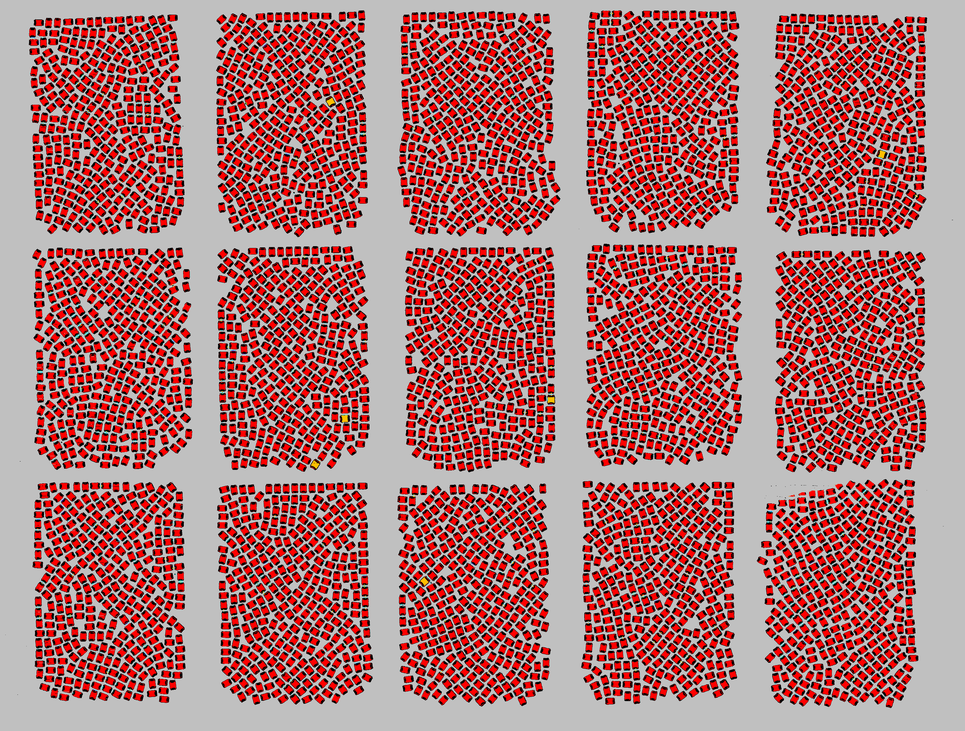
#> input picture backend/src/tests/assets/csam_img/1.png, 965 x 731 px, shrunk from 3224 x 2444 before the run
$ python -i batch_process.py   (imports and definitions only)
#> lines starting #> are read from the running program, lines starting #| are printed output that depends on the picture; after the words box and inside, x2 and y2 are one past the last pixel; in counts of white or black regions, pixels touching at a corner belong together
#> further down, picture is the input picture: shape (731, 965, 3); mean B, G, R 115.4, 115.4, 172.4
import cv2
import numpy as np


# [21 lines left out: function mask, not called in this run]


def mask_batch(img):
    """
    Parameters
    ----------
    img : numpy array
        Image to mask out background

    Returns
    -------
    morph
        A masked image of non background
    """
    gray = cv2.cvtColor(img, cv2.COLOR_BGR2GRAY)
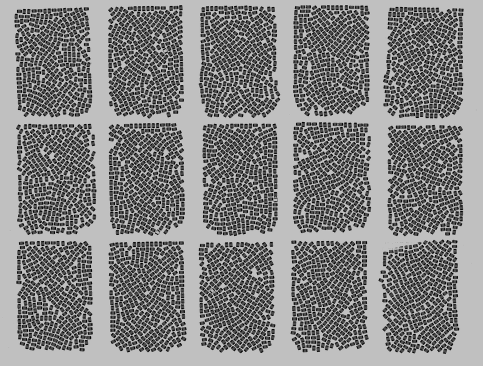
#> gray: shape (731, 965) (shown at 1/2 size); min 0, max 232, mean 132.4
    blur = cv2.blur(gray, (27, 27))
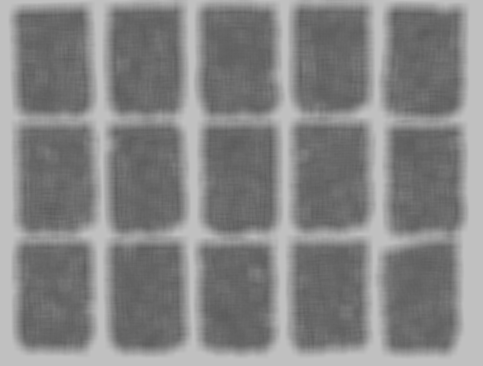
#> blur: shape (731, 965) (shown at 1/2 size); min 91, max 192, mean 132.4
    th, ret = cv2.threshold(blur, 150, 255, cv2.THRESH_BINARY_INV)
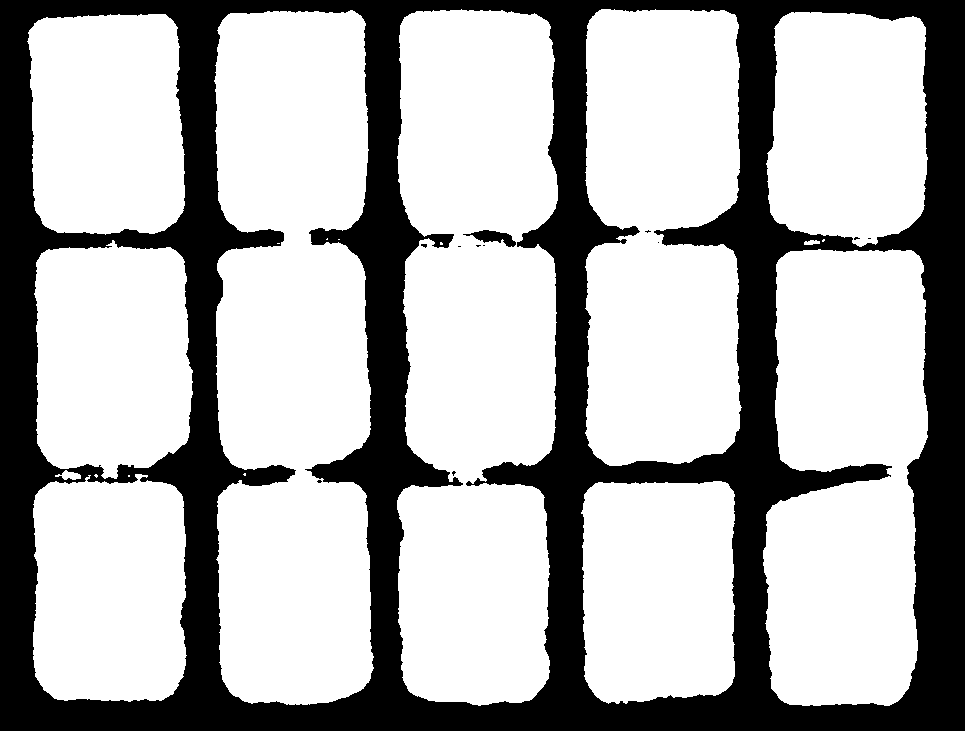
#> ret: shape (731, 965); 68.8% white; 12 black regions (10 under 20 px), largest, box (x1, y1, x2, y2) and area: (0, 0, 965, 731) 219406, (463, 230, 516, 247) 418
    # Merge neighbouring chips to form a huge blob mask
    morph = cv2.morphologyEx(ret, cv2.MORPH_CLOSE, np.ones((11, 35), np.uint8))
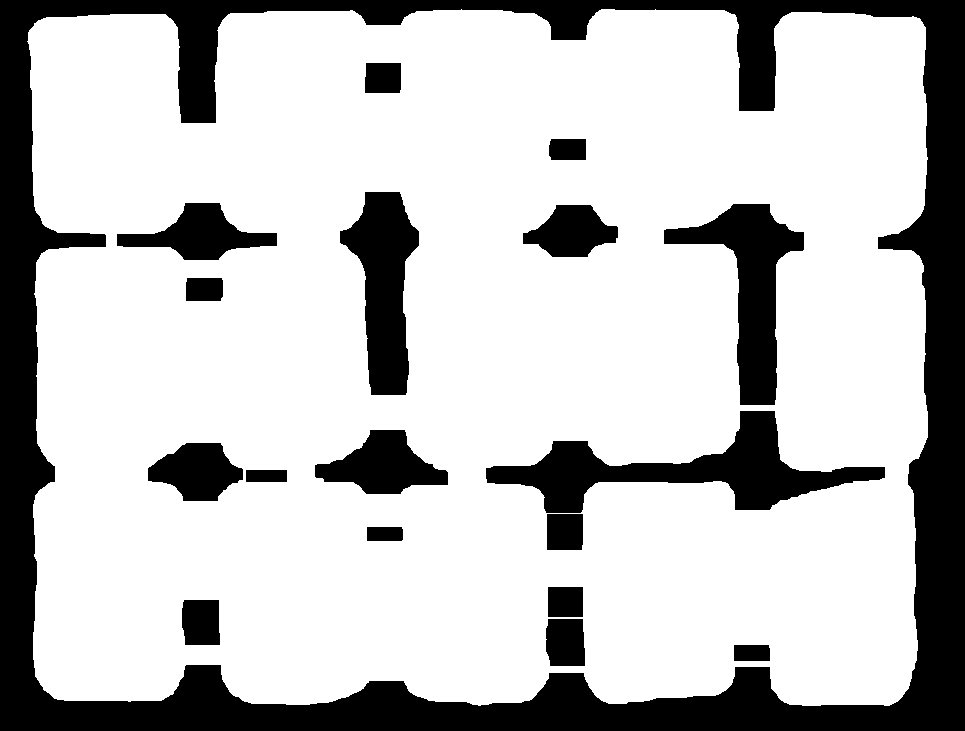
#> morph: shape (731, 965); 75.7% white; 18 black regions, largest, box (x1, y1, x2, y2) and area: (0, 0, 965, 731) 112777, (486, 411, 885, 513) 13694, (664, 204, 804, 405) 9992
    # Erode to prevent merging between batches
    morph = cv2.morphologyEx(morph, cv2.MORPH_ERODE, np.ones((3, 3), np.uint8))
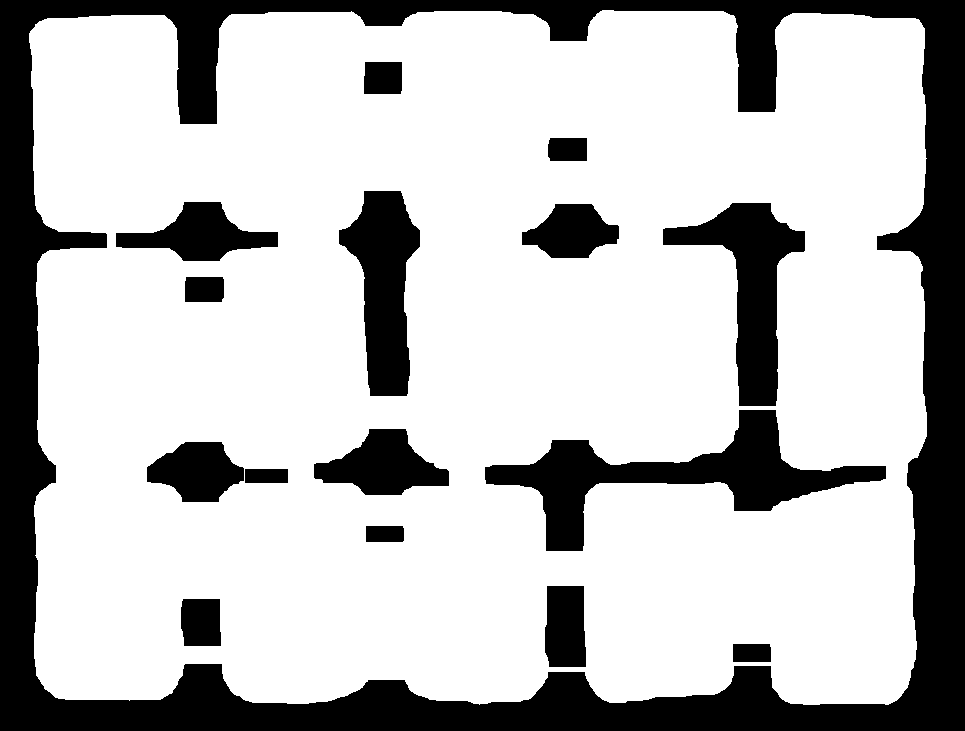
#> morph: shape (731, 965); 74.3% white; 16 black regions, largest, box (x1, y1, x2, y2) and area: (0, 0, 965, 731) 117117, (485, 410, 886, 551) 16226, (663, 203, 805, 406) 10690

    return morph


# [63 lines left out: functions find_batch, find_batch_no, not called in this run]

>>> import cv2
>>> picture = cv2.imread('../../../tests/assets/csam_img/1.png')
>>> result = mask_batch(picture)

$ run again, on backend/src/tests/assets/csam_img/2.png
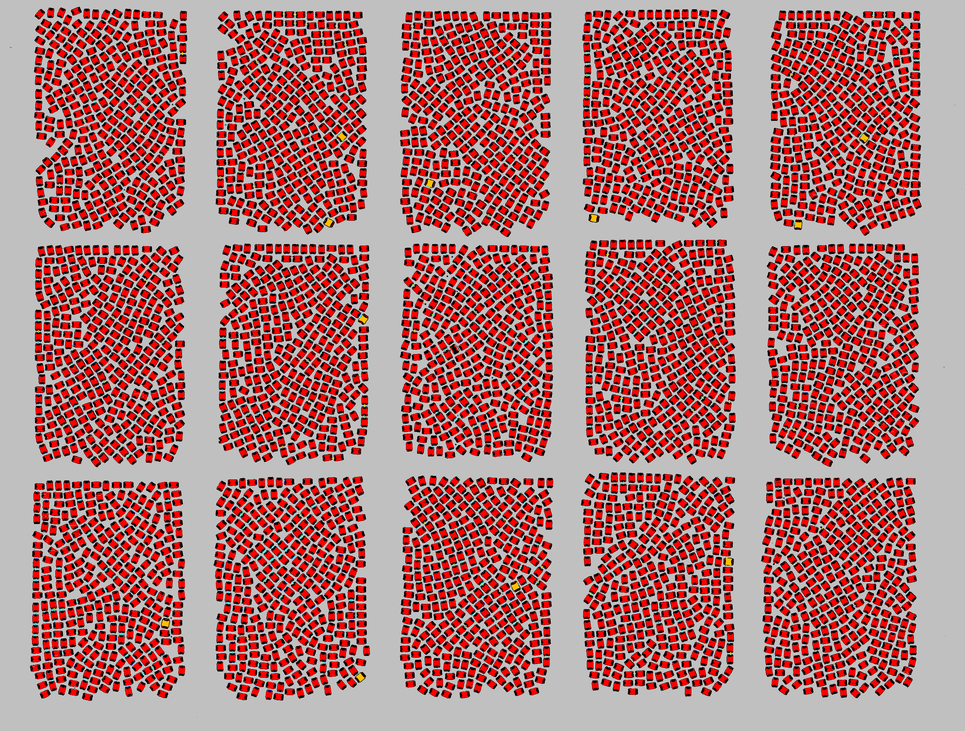
#> input picture backend/src/tests/assets/csam_img/2.png, 965 x 731 px, shrunk from 3224 x 2444 before the run
#> picture is the input picture: shape (731, 965, 3); mean B, G, R 116, 116.1, 172.6
#> in mask_batch, `th, ret = cv2.threshold(blur, 150, 255, cv2.THRESH_BINARY_INV)`:
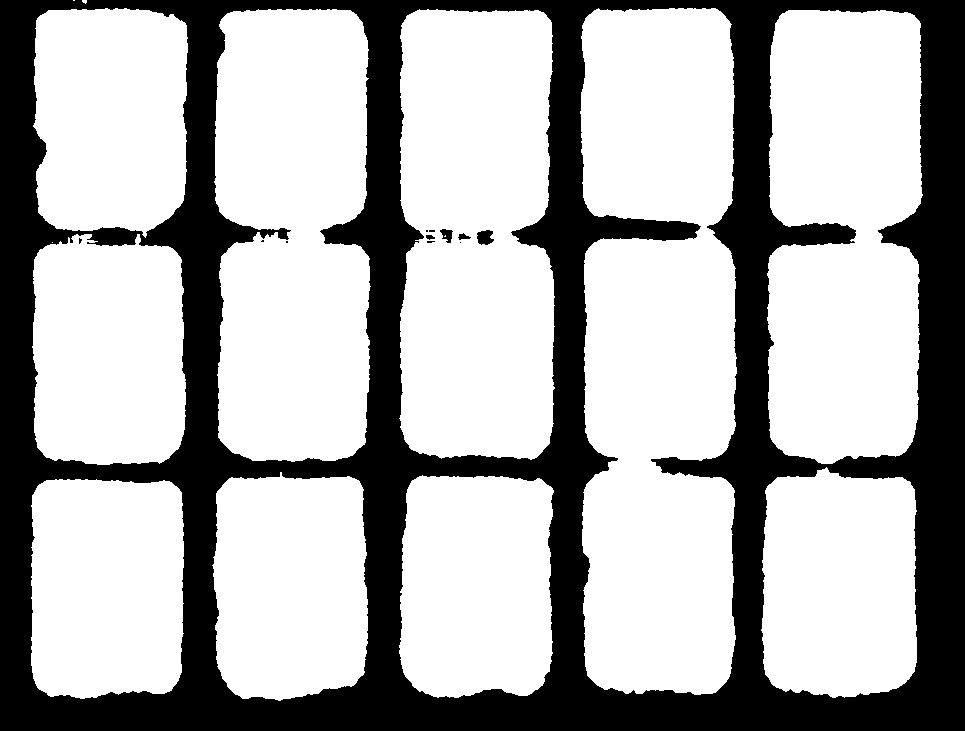
#> ret: shape (731, 965); 68.1% white; 12 black regions (7 under 20 px), largest, box (x1, y1, x2, y2) and area: (0, 0, 965, 731) 224492, (477, 230, 494, 245) 191, (440, 229, 453, 243) 110, (458, 233, 471, 240) 50, (426, 235, 435, 240) 31
#> in mask_batch, `morph = cv2.morphologyEx(morph, cv2.MORPH_ERODE, np.ones((3, 3), np.ui..`:
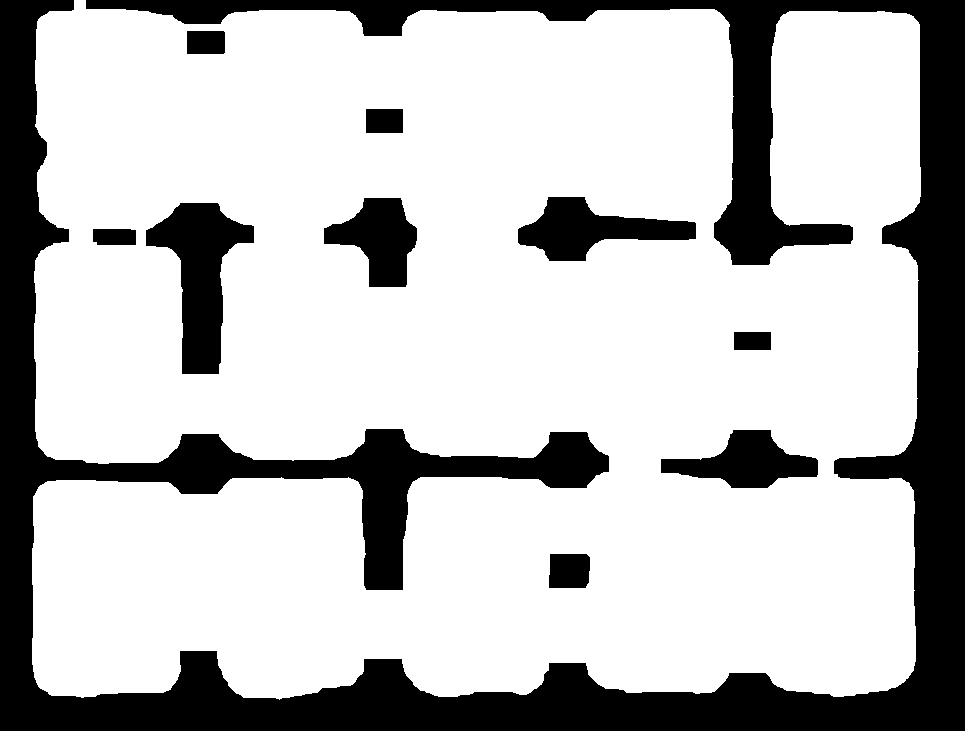
#> morph: shape (731, 965); 74.6% white; 10 black regions, largest, box (x1, y1, x2, y2) and area: (0, 0, 965, 731) 150416, (146, 203, 254, 374) 8654, (518, 197, 696, 261) 5716
